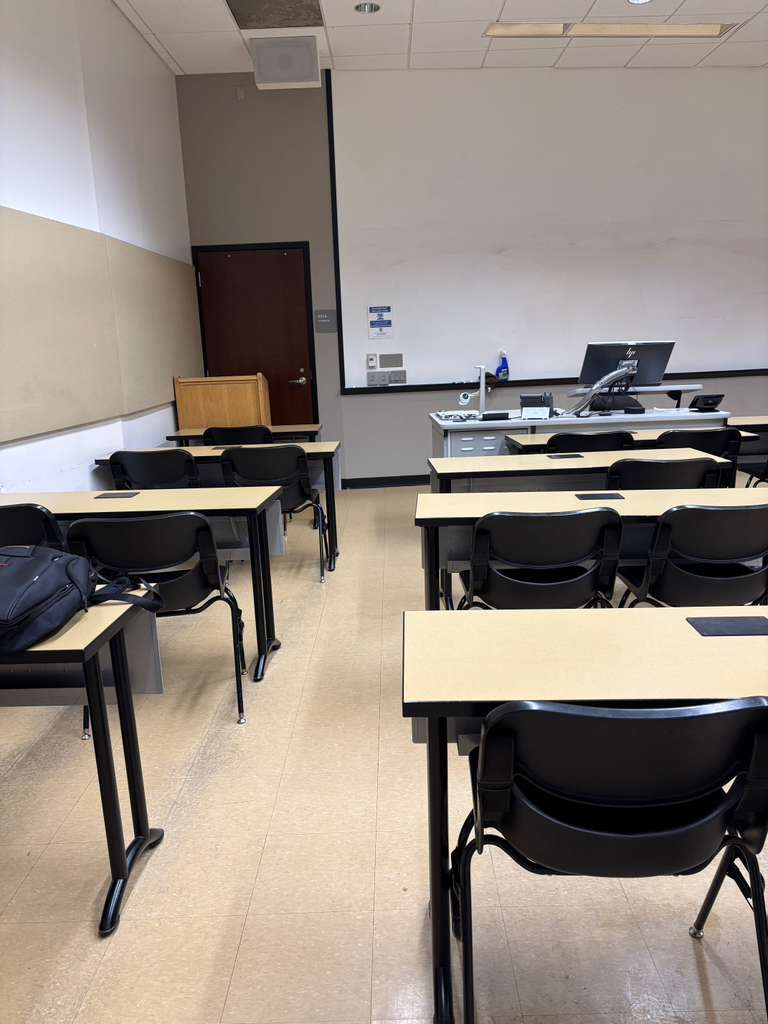
#> input picture left.png, 768 x 1024 px
$ python stereo_uncalibrated.py --left left.png --right right.png --baseline_cm 1.0
#> lines starting #> are read from the running program, lines starting #| are printed output that depends on the picture
import cv2
import numpy as np
import argparse
import os
import textwrap

# ------------------------------------------------------------
# Helpers
# ------------------------------------------------------------

def ensure_dir(path):
    os.makedirs(path, exist_ok=True)

def save_text(path, text):
    with open(path, "w") as f:
        f.write(text)

def format_matrix(name, M):
    return f"{name} =\n{np.array2string(M, precision=6, suppress_small=True)}\n"

def draw_matches_with_inliers(img1, kp1, img2, kp2, matches, inlier_mask=None, max_draw=100):
    if inlier_mask is not None:
        selected = [m for i, m in enumerate(matches) if inlier_mask[i]]
    else:
        selected = matches

    selected = sorted(selected, key=lambda m: m.distance)[:max_draw]

    vis = cv2.drawMatches(
        img1, kp1, img2, kp2, selected, None,
        flags=cv2.DrawMatchesFlags_NOT_DRAW_SINGLE_POINTS
    )
    return vis

def draw_epilines_horizontal_check(rect_left, rect_right, num_lines=20):
    if len(rect_left.shape) == 2:
        left_vis = cv2.cvtColor(rect_left, cv2.COLOR_GRAY2BGR)
    else:
        left_vis = rect_left.copy()

    if len(rect_right.shape) == 2:
        right_vis = cv2.cvtColor(rect_right, cv2.COLOR_GRAY2BGR)
    else:
        right_vis = rect_right.copy()

    h, w = left_vis.shape[:2]
    canvas = np.hstack([left_vis, right_vis])

    ys = np.linspace(20, h - 20, num_lines).astype(int)
    colors = [
        (255, 0, 0), (0, 255, 0), (0, 0, 255),
        (255, 255, 0), (255, 0, 255), (0, 255, 255)
    ]

    for i, y in enumerate(ys):
        color = colors[i % len(colors)]
        cv2.line(canvas, (0, y), (2 * w - 1, y), color, 1)

    return canvas

# ------------------------------------------------------------
# Feature matching
# ------------------------------------------------------------

def compute_feature_matches(img1_gray, img2_gray, method="sift", max_features=4000, ratio_thresh=0.6):
    method = method.lower()

    if method == "sift":
        detector = cv2.SIFT_create(nfeatures=max_features)
        norm_type = cv2.NORM_L2
    elif method == "orb":
        detector = cv2.ORB_create(nfeatures=max_features)
        norm_type = cv2.NORM_HAMMING
    else:
        raise ValueError("Unsupported feature method. Use 'sift' or 'orb'.")

    kp1, des1 = detector.detectAndCompute(img1_gray, None)
    kp2, des2 = detector.detectAndCompute(img2_gray, None)

    if des1 is None or des2 is None:
        raise RuntimeError("Could not detect enough features in one or both images.")

    bf = cv2.BFMatcher(norm_type, crossCheck=False)
    knn = bf.knnMatch(des1, des2, k=2)

    good_matches = []
    for pair in knn:
        if len(pair) < 2:
            continue
        m, n = pair
        if m.distance < ratio_thresh * n.distance:
            good_matches.append(m)

    if len(good_matches) < 8:
        raise RuntimeError(f"Not enough good matches after ratio test: {len(good_matches)}")

    pts1 = np.float32([kp1[m.queryIdx].pt for m in good_matches])
    pts2 = np.float32([kp2[m.trainIdx].pt for m in good_matches])

    return kp1, kp2, good_matches, pts1, pts2

# ------------------------------------------------------------
# Fundamental / Essential / Pose
# ------------------------------------------------------------

def estimate_fundamental_matrix(pts1, pts2, ransac_thresh=0.5, confidence=0.999):
    F, mask = cv2.findFundamentalMat(
        pts1, pts2,
        method=cv2.FM_RANSAC,
        ransacReprojThreshold=ransac_thresh,
        confidence=confidence
    )

    if F is None or F.shape != (3, 3):
        raise RuntimeError("Fundamental matrix estimation failed.")

    return F, mask.ravel().astype(bool)

def build_approx_intrinsic_matrix(width, height, fx_px=None, fy_px=None, cx=None, cy=None):
    if fx_px is None:
        fx_px = 0.9 * width
    if fy_px is None:
        fy_px = 0.9 * width
    if cx is None:
        cx = width / 2.0
    if cy is None:
        cy = height / 2.0

    K = np.array([
        [fx_px, 0, cx],
        [0, fy_px, cy],
        [0, 0, 1]
    ], dtype=np.float64)

    return K

def compute_essential_matrix(F, K1, K2):
    E = K2.T @ F @ K1

    U, S, Vt = np.linalg.svd(E)
    S_new = np.array([1.0, 1.0, 0.0])
    E_rank2 = U @ np.diag(S_new) @ Vt
    return E_rank2

def recover_pose_from_E(E, K, pts1, pts2, inlier_mask):
    pts1_in = pts1[inlier_mask]
    pts2_in = pts2[inlier_mask]

    if len(pts1_in) < 8:
        raise RuntimeError("Not enough inlier points for pose recovery.")

    _, R, t, pose_mask = cv2.recoverPose(E, pts1_in, pts2_in, K)
    return R, t, pose_mask

# ------------------------------------------------------------
# Rectification / Disparity
# ------------------------------------------------------------

def rectify_uncalibrated(img1, img2, pts1_in, pts2_in, F):
    h, w = img1.shape[:2]

    ok, H1, H2 = cv2.stereoRectifyUncalibrated(
        np.float32(pts1_in),
        np.float32(pts2_in),
        F,
        imgSize=(w, h)
    )

    if not ok:
        raise RuntimeError("Uncalibrated rectification failed.")

    rect1 = cv2.warpPerspective(img1, H1, (w, h))
    rect2 = cv2.warpPerspective(img2, H2, (w, h))

    return rect1, rect2, H1, H2

def compute_disparity_sgbm(rect1_gray, rect2_gray):
    # light smoothing only
    rect1_gray = cv2.GaussianBlur(rect1_gray, (3, 3), 0)
    rect2_gray = cv2.GaussianBlur(rect2_gray, (3, 3), 0)

    min_disp = 0
    num_disp = 16 * 8   # 128, must be multiple of 16
    block_size = 7      # smaller block for finer detail

    stereo = cv2.StereoSGBM_create(
        minDisparity=min_disp,
        numDisparities=num_disp,
        blockSize=block_size,
        P1=8 * block_size * block_size,
        P2=32 * block_size * block_size,
        disp12MaxDiff=1,
        uniquenessRatio=8,
        speckleWindowSize=100,
        speckleRange=16,
        preFilterCap=31,
        mode=cv2.STEREO_SGBM_MODE_SGBM_3WAY
    )

    disparity = stereo.compute(rect1_gray, rect2_gray).astype(np.float32) / 16.0
    disparity[disparity <= min_disp] = np.nan
    return disparity

def normalize_disparity_for_display(disparity):
    disp = disparity.copy()

    # remove invalid
    disp[disp <= 0] = np.nan

    # percentile scaling (VERY IMPORTANT)
    min_val = np.nanpercentile(disp, 5)
    max_val = np.nanpercentile(disp, 95)

    disp = (disp - min_val) / (max_val - min_val + 1e-6)
    disp = np.clip(disp, 0, 1)

    disp = (disp * 255).astype(np.uint8)

    return disp

# ------------------------------------------------------------
# Point selection
# ------------------------------------------------------------

clicked_point = None

# [4 lines left out: function mouse_callback, not called in this run]

def get_user_selected_point(image_bgr, window_name="Click object center and press Enter"):
    global clicked_point
    clicked_point = None

    cv2.namedWindow(window_name, cv2.WINDOW_NORMAL)
    cv2.setMouseCallback(window_name, mouse_callback)

    while True:
        show = image_bgr.copy()
        if clicked_point is not None:
            cv2.circle(show, clicked_point, 8, (0, 0, 255), -1)
            cv2.putText(
                show, f"Point: {clicked_point}", (20, 30),
                cv2.FONT_HERSHEY_SIMPLEX, 0.8, (0, 255, 0), 2, cv2.LINE_AA
            )
            cv2.putText(
                show, "Press ENTER to confirm", (20, 65),
                cv2.FONT_HERSHEY_SIMPLEX, 0.8, (0, 255, 0), 2, cv2.LINE_AA
            )
        else:
            cv2.putText(
                show, "Click object center, then press ENTER", (20, 30),
                cv2.FONT_HERSHEY_SIMPLEX, 0.8, (0, 255, 0), 2, cv2.LINE_AA
            )

        cv2.imshow(window_name, show)
        key = cv2.waitKey(20) & 0xFF

        if key == 13 or key == 10:
            if clicked_point is not None:
                break
        elif key == 27:
            clicked_point = None
            break

    cv2.destroyWindow(window_name)
    return clicked_point

# [16 lines left out: function local_median_disparity, not called in this run]

# ------------------------------------------------------------
# Main
# ------------------------------------------------------------

def main():
    parser = argparse.ArgumentParser(description="Uncalibrated stereo setup with F, E, R, disparity, and distance estimation.")
    parser.add_argument("--left", required=True, help="Path to left image")
    parser.add_argument("--right", required=True, help="Path to right image")
    parser.add_argument("--output_dir", default="results", help="Output folder")

    parser.add_argument("--baseline_cm", type=float, required=True,
                        help="Camera shift between two captures in cm")

    parser.add_argument("--ground_truth_cm", type=float, default=None,
                        help="Measured real distance from camera to selected object in cm")

    parser.add_argument("--fx_px", type=float, default=None,
                        help="Approximate focal length fx in pixels")
    parser.add_argument("--fy_px", type=float, default=None,
                        help="Approximate focal length fy in pixels")

    parser.add_argument("--feature", choices=["sift", "orb"], default="sift",
                        help="Feature detector to use")
    parser.add_argument("--ratio_thresh", type=float, default=0.6,
                        help="Ratio test threshold")
    parser.add_argument("--ransac_thresh", type=float, default=0.5,
                        help="RANSAC reprojection threshold")

    args = parser.parse_args()
    ensure_dir(args.output_dir)

    img1 = cv2.imread(args.left)
#> img1 is the input picture: shape (1024, 768, 3); mean B, G, R 126.4, 134.8, 144.9
    img2 = cv2.imread(args.right)
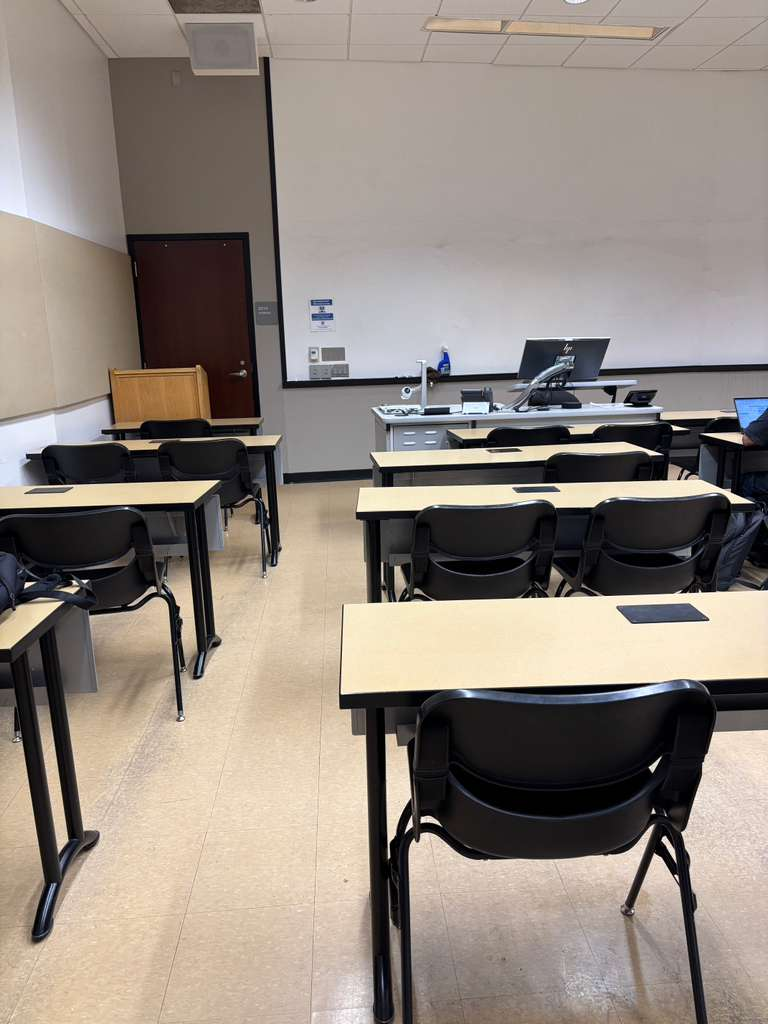
#> input picture right.png, 768 x 1024 px
#> img2 is the input picture: shape (1024, 768, 3); mean B, G, R 126.7, 135.1, 145.4

    if img1 is None or img2 is None:
        raise FileNotFoundError("Could not read left or right image.")

    img1_gray = cv2.cvtColor(img1, cv2.COLOR_BGR2GRAY)
    img2_gray = cv2.cvtColor(img2, cv2.COLOR_BGR2GRAY)
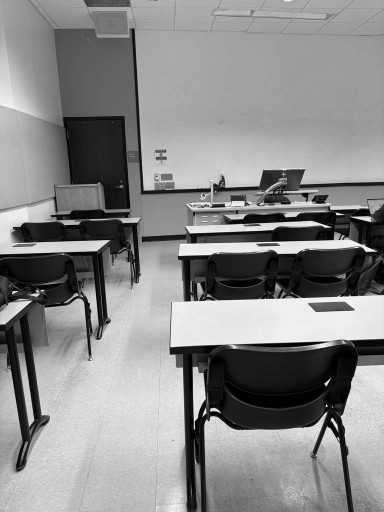
#> img2_gray: shape (1024, 768) (shown at 1/2 size); min 0, max 255, mean 137.2

    h, w = img1_gray.shape[:2]

    print("\n[1] Detecting and matching features...")
    kp1, kp2, matches, pts1, pts2 = compute_feature_matches(
        img1_gray,
        img2_gray,
        method=args.feature,
        ratio_thresh=args.ratio_thresh
    )
#> in compute_feature_matches, `kp1, des1 = detector.detectAndCompute(img1_gray, None)`: kp1 = 1255 keypoints; strongest (x, y, size): (726, 788, 5.3), (726, 833, 2.2), (738, 862, 5.2), (98, 587, 3.7)
#> in compute_feature_matches, `kp2, des2 = detector.detectAndCompute(img2_gray, None)`: kp2 = 1289 keypoints; strongest (x, y, size): (653, 812, 2.7), (675, 428, 3.9), (652, 768, 4.8), (665, 840, 4.8)
#> in compute_feature_matches, `knn = bf.knnMatch(des1, des2, k=2)`: knn = 1255 matches
#> after the loop in compute_feature_matches, `for pair in knn:`: good_matches = 494 matches
#> in compute_feature_matches, `pts1 = np.float32([kp1[m.queryIdx].pt for m in good_matches])`: pts1 = 494 pairs, first value 32.6 to 760.2, second value 24.32 to 1016.9
#> in compute_feature_matches, `pts2 = np.float32([kp2[m.trainIdx].pt for m in good_matches])`: pts2 = 494 pairs, first value 4.34 to 684.9, second value 11.5 to 997.3
#> matches = 494 matches
    print(f"Total good matches after ratio test: {len(matches)}")
#| Total good matches after ratio test: 494

    raw_match_vis = draw_matches_with_inliers(img1, kp1, img2, kp2, matches, None, max_draw=120)
#> in draw_matches_with_inliers, `selected = sorted(selected, key=lambda m: m.distance)[:max_draw]`: selected = 120 matches
    cv2.imwrite(os.path.join(args.output_dir, "01_raw_matches.png"), raw_match_vis)

    print("\n[2] Estimating Fundamental Matrix...")
    F, inlier_mask = estimate_fundamental_matrix(
        pts1, pts2,
        ransac_thresh=args.ransac_thresh,
        confidence=0.999
    )
#> in estimate_fundamental_matrix, `F, mask = cv2.findFundamentalMat( pts1, pts2, method=cv2.FM_RANSAC, ra..`: F = [[-2.11e-07, -1.73e-05, 0.00595], [2e-05, 3.2e-07, 0.0172], [-0.00687, -0.0196, 1]]; mask = 494 values, max 1 at index 3, min 0 at index 0, mean 0.63
    num_inliers = int(np.sum(inlier_mask))
#> num_inliers = 311
    print(f"Inliers after RANSAC: {num_inliers} / {len(matches)}")
#| Inliers after RANSAC: 311 / 494

    if num_inliers < 20:
        raise RuntimeError(
            f"Too few inliers ({num_inliers}). Rectification will likely fail."
        )

    inlier_match_vis = draw_matches_with_inliers(img1, kp1, img2, kp2, matches, inlier_mask, max_draw=120)
#> call 2 of draw_matches_with_inliers, with inlier_mask = array of shape (494,), max_draw = 120
#> in draw_matches_with_inliers (call 2), `selected = [m for i, m in enumerate(matches) if inlier_mask[i]]`: selected = 311 matches
#> in draw_matches_with_inliers (call 2), `selected = sorted(selected, key=lambda m: m.distance)[:max_draw]`: selected = 120 matches
#> in draw_matches_with_inliers (call 2), `vis = cv2.drawMatches( img1, kp1, img2, kp2, selected, None, flags=cv2..`:
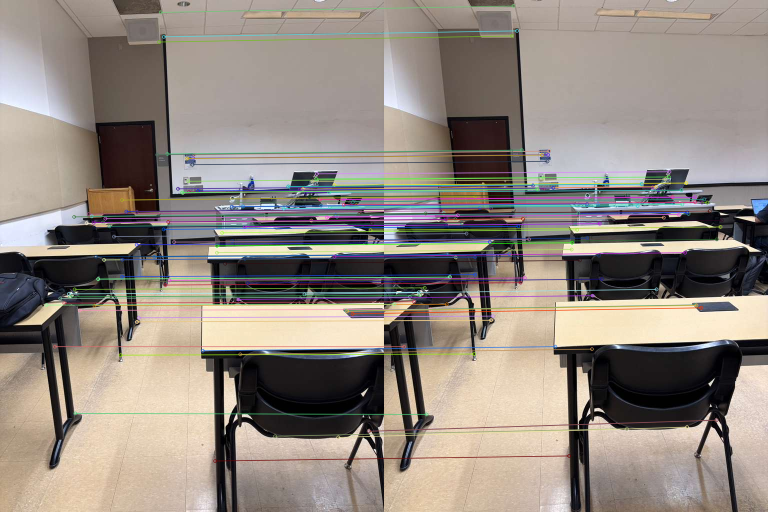
#> vis: shape (1024, 1536, 3) (shown at 1/2 size); mean B, G, R 127.8, 135.9, 145.2
    cv2.imwrite(os.path.join(args.output_dir, "02_inlier_matches.png"), inlier_match_vis)

    pts1_in = pts1[inlier_mask]
#> pts1_in = 311 pairs, first value 79.36 to 758.5, second value 24.32 to 1000.4
    pts2_in = pts2[inlier_mask]
#> pts2_in = 311 pairs, first value 10.58 to 683.2, second value 11.5 to 988.7

    print("\n[3] Building approximate intrinsic matrix K...")
    K1 = build_approx_intrinsic_matrix(w, h, args.fx_px, args.fy_px)
    K2 = K1.copy()
    print(K1)
#| [[691.2   0.  384. ]
#|  [  0.  691.2 512. ]
#|  [  0.    0.    1. ]]

    print("\n[4] Computing Essential Matrix E...")
    E = compute_essential_matrix(F, K1, K2)
#> in compute_essential_matrix, `E = K2.T @ F @ K1`: E = [[-0.101, -8.27, -2.07], [9.55, 0.153, 17.29], [2.26, -18.03, -0.0211]]
#> in compute_essential_matrix, `U, S, Vt = np.linalg.svd(E)`: U = [[-0.381, 0.194, -0.904], [-0.236, -0.966, -0.108], [-0.894, 0.172, 0.414]]; S = [19.97, 19.86, 4.29e-15]; Vt = [[-0.212, 0.963, -0.164], [-0.446, -0.245, -0.861], [-0.87, -0.11, 0.481]]
#> in compute_essential_matrix, `E_rank2 = U @ np.diag(S_new) @ Vt`: E_rank2 = [[-0.00552, -0.415, -0.105], [0.48, 0.00896, 0.87], [0.113, -0.903, -0.00187]]
#> E has the same summary as E_rank2 in compute_essential_matrix

    print("\n[5] Recovering pose (R, t)...")
    R, t, pose_mask = recover_pose_from_E(E, K1, pts1, pts2, inlier_mask)
#> in recover_pose_from_E, `_, R, t, pose_mask = cv2.recoverPose(E, pts1_in, pts2_in, K)`: R = [[0.997, 0.00565, -0.0751], [-0.00619, 1, -0.00688], [0.0751, 0.00732, 0.997]]; t = [-0.904, -0.108, 0.414]; pose_mask = 311 values, max 255 at index 164, min 0 at index 0, mean 3.28
#> t = [-0.904, -0.108, 0.414]

    print("\n[6] Rectifying images...")
    rect1_bgr, rect2_bgr, H1, H2 = rectify_uncalibrated(img1, img2, pts1_in, pts2_in, F)
#> in rectify_uncalibrated, `ok, H1, H2 = cv2.stereoRectifyUncalibrated( np.float32(pts1_in), np.fl..`: ok = True; H1 = [[-0.026, -0.00301, 5.24], [-0.00532, -0.0211, 2.86], [-1.53e-05, -1.83e-06, -0.0126]]; H2 = [[1.24, 0.148, -169.4], [0.216, 1.03, -99.76], [0.000653, 7.78e-05, 0.709]]
    rect1_gray = cv2.cvtColor(rect1_bgr, cv2.COLOR_BGR2GRAY)
    rect2_gray = cv2.cvtColor(rect2_bgr, cv2.COLOR_BGR2GRAY)

    cv2.imwrite(os.path.join(args.output_dir, "03_rectified_left.png"), rect1_bgr)
    cv2.imwrite(os.path.join(args.output_dir, "04_rectified_right.png"), rect2_bgr)

    rect_check = draw_epilines_horizontal_check(rect1_bgr, rect2_bgr, num_lines=20)
#> after the loop in draw_epilines_horizontal_check, `for i, y in enumerate(ys):`:
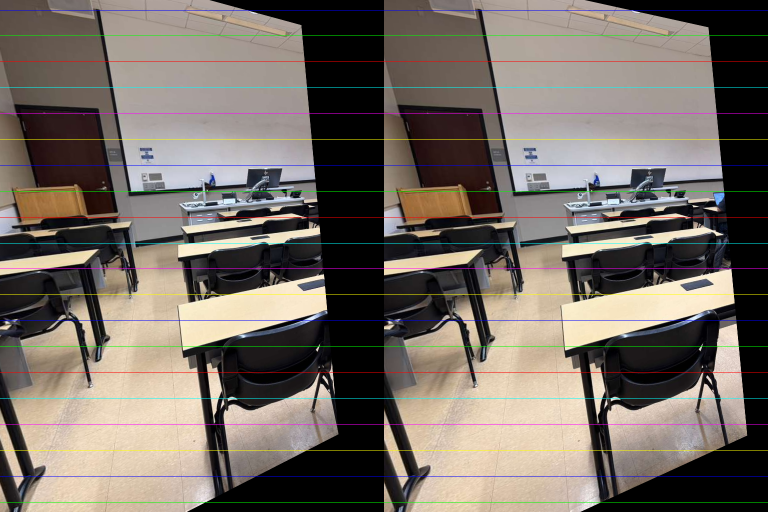
#> canvas: shape (1024, 1536, 3) (shown at 1/2 size); mean B, G, R 100.9, 108.6, 117.2
    cv2.imwrite(os.path.join(args.output_dir, "05_rectification_check.png"), rect_check)

    print("\n[7] Computing disparity...")
    disparity = compute_disparity_sgbm(rect1_gray, rect2_gray)
#> in compute_disparity_sgbm, `disparity = stereo.compute(rect1_gray, rect2_gray).astype(np.float32) ..`:
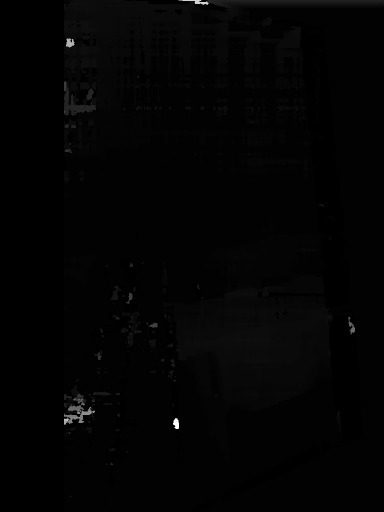
#> disparity: shape (1024, 768) float32 (shown at 1/2 size); min -1, max 118.1, mean 0.6; drawn with min black and max white
    disp_vis = normalize_disparity_for_display(disparity)
#> in normalize_disparity_for_display, `min_val = np.nanpercentile(disp, 5)`: min_val = 0.75
#> in normalize_disparity_for_display, `max_val = np.nanpercentile(disp, 95)`: max_val = 7
    cv2.imwrite(os.path.join(args.output_dir, "06_disparity.png"), disp_vis)

    print("\n[8] Select the object point on rectified LEFT image...")
    clicked = get_user_selected_point(rect1_bgr, "Click object center and press Enter")
#> in get_user_selected_point, `cv2.putText( show, "Click object center, then press ENTER", (20, 30), ..`:
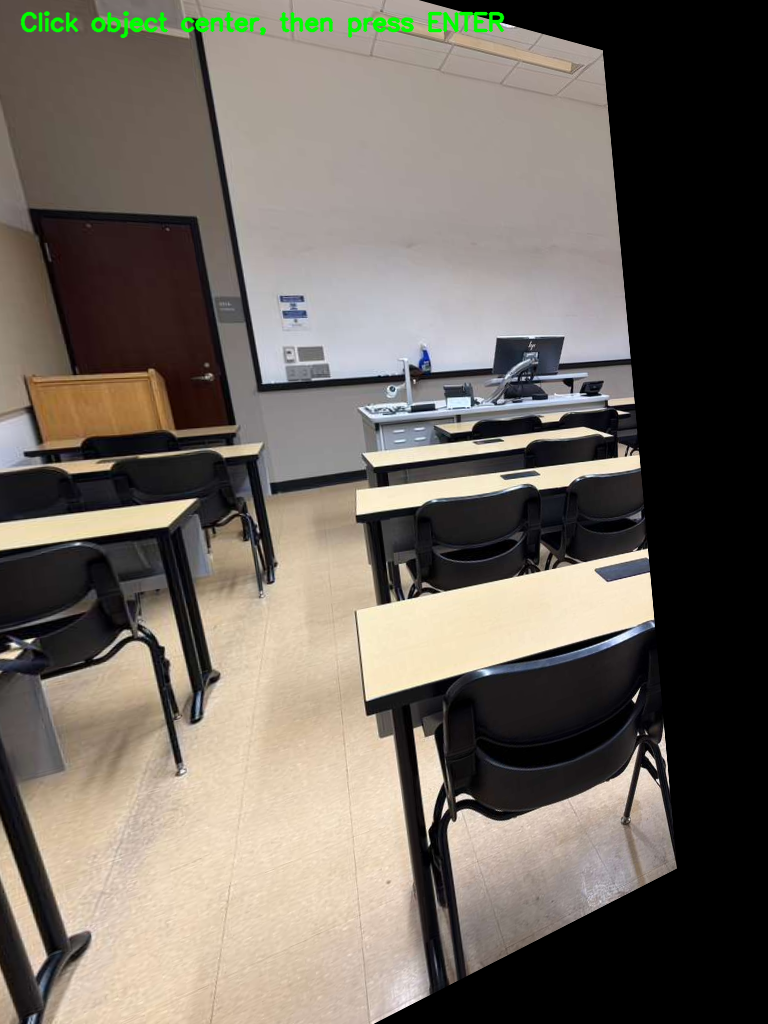
#> show: shape (1024, 768, 3); mean B, G, R 95.6, 104.4, 111.9
#> (key Esc is pressed here)

    if clicked is None:
#> (the run stopped early here; a loop or call above may not have finished)
